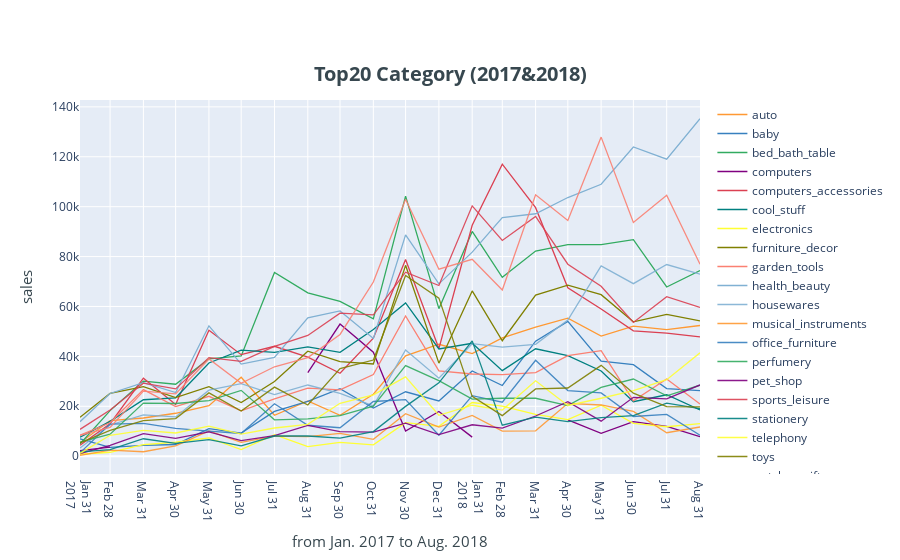

Notebook code cell kept with this figure:
### Markdown cell above
## top20 전체비교

### Code cell
layout = {
    'title': 
        {
            'text':'<b>Top20 Category (2017&2018)</b>',
            'font': {
                'size': 20,
                'color': '#37474F'
            },
            'x': 0.5,
            'y': 0.88

        },
    'xaxis': {
        'tick0': "2017-01-31",
        'dtick': 'M1',
        'title': {
            'text':'from Jan. 2017 to Aug. 2018',
            'font': {
                    'size': 15,
                    'color': '#37474F'
                }
            }
    },
    'yaxis': {
        'title': {
            'text':'sales',
            'font': {
                    'size': 15,
                    'color': '#37474F'
                }
            }
        
    }    
}
df_all.iplot(kind="scatter", layout=layout)
